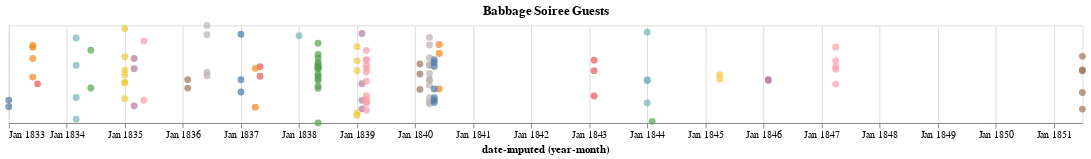

This figure's notebook cell:
### Markdown cell above
Ada Lovelace was the most frequent guest, with 8 parties attended. Stanley Morgan and Samuel Rogers were the next most frequent guest with 6 visits each.

### Code cell
alt.Chart(parties, title='Babbage Soiree Guests').mark_circle(size=50).encode(
    x="yearmonth(date-imputed):T",
    yOffset="jitter:Q",
    color=alt.Color('yearmonth(date-imputed):N').legend(None),
    tooltip=["guest"]
).transform_calculate(
    # Generate Gaussian jitter with a Box-Muller transform
    jitter="sqrt(-2*log(random()))*cos(2*PI*random())"
).properties(width=1100,height=100)
